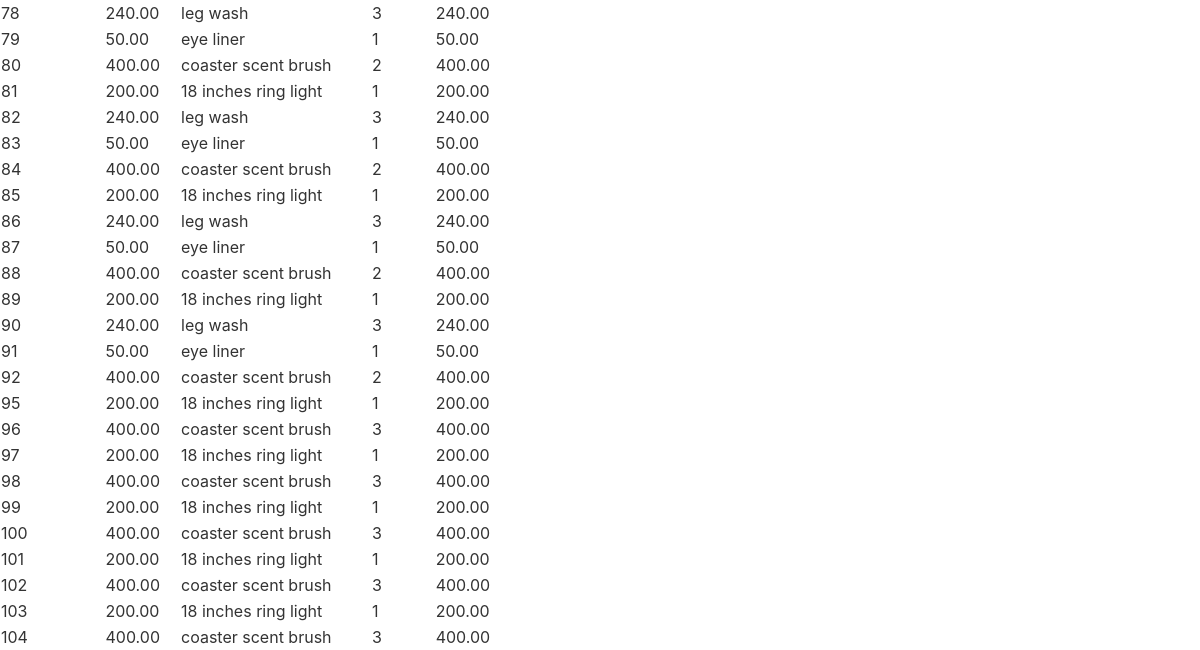
Page /account/order_history/ (signed in, lower part) on the earlier database version.
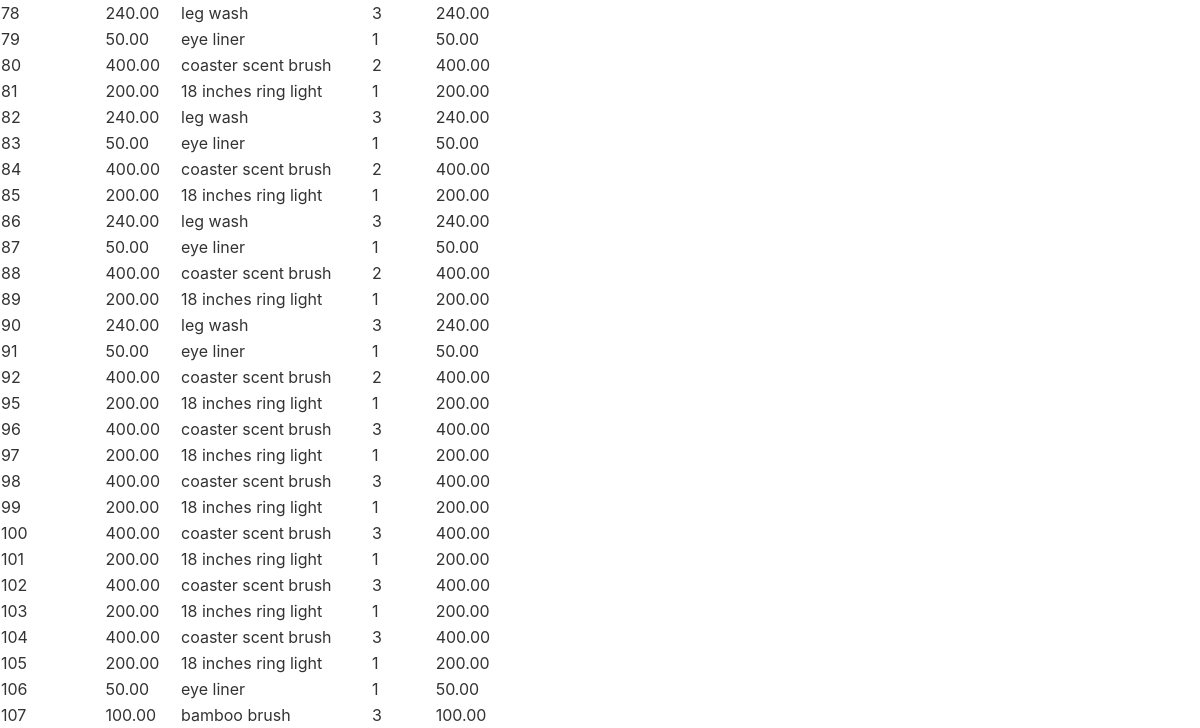
Same page on the later database version.
### payment/models.py (models this page shows, shortened)
class OrderItem(models.Model):
    order = models.ForeignKey(Order, on_delete=models.CASCADE, null=True)
    product = models.ForeignKey(Product, on_delete=models.CASCADE, null=True)
    user = models.ForeignKey(User, on_delete=models.CASCADE, null=True)
    quantity = models.PositiveBigIntegerField(default=1)
    price = models.DecimalField(max_digits=8, decimal_places=2)

### ccstore/models.py (models this page shows, shortened)
class Product(models.Model):
    Category = models.ForeignKey(Category, related_name='product', on_delete=models.CASCADE, null=True)
    title = models.CharField(max_length=250)
    price = models.DecimalField(max_digits=10, decimal_places=2)
    description = models.TextField(blank=True)
    brand = models.CharField(max_length=250, default='unbranded')
    slug = models.SlugField(max_length=250)
    image = models.ImageField(upload_to='images/')
    class Meta:
        verbose_name_plural = 'products'
    def __str__(self):
        return self.title

### account/views.py (the view)
# urls.py: path('order_history/', views.order_history, name='order_history'),
@login_required(login_url='login')
def order_history(request):
    orders = Order.objects.filter(user=request.user)
    order_items = OrderItem.objects.filter(user=request.user)
    context = {
        'orders': orders,
        'order_items': order_items
    }
    return render(request, 'account/order_history.html', context=context)

### cart/cart.py (called while the page is built)
    def __len__(self):
        return sum(item['product_qty'] for item in self.cart.values())

### cart/session_context.py (called while the page is built)
def cart(request):
    return {'cart': Cart(request)}

### ccstore/models.py (called while the page is built)
    def get_absolute_url(self):
        return reverse('pdt_category', args=[self.slug])

### ccstore/views.py (called while the page is built)
def category(request):
    all_categories = Category.objects.all() #get all categories
    return{'all_categories': all_categories} #return all categories

### account/templates/account/order_history.html (shortened to what this page needs)
{% include "ccstore/base.html" %}
{% load static %}
{% block content %}
    <table>
        <tbody>
            {% for order_item in order_items %}
                <tr>
                    <td>{{ order_item.id }}</td>
                    <td>{{ order_item.date_ordered }}</td>
                    <td>{{ order_item.price }}</td>
                    <td>
                        {{ order_item.product }}
                    </td>
                    <td>
                        {{ order_item.quantity }}
                    </td>
                    <td>
                        {{ order_item.price }}
                    </td>
                </tr>
            {% endfor %}
        </tbody>
    </table>
{% endblock %}

Differences in the rows shown:
added OrderItem: id "105", price "200.00", product "18 inches ring light", quantity "1"
added OrderItem: id "106", price "50.00", product "eye liner", quantity "1"
added OrderItem: id "107", price "100.00", product "bamboo brush", quantity "3"
